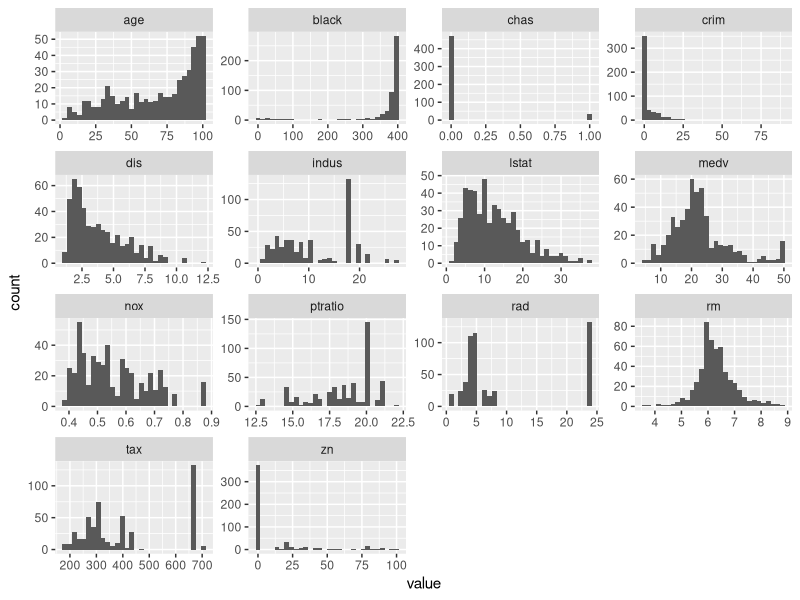
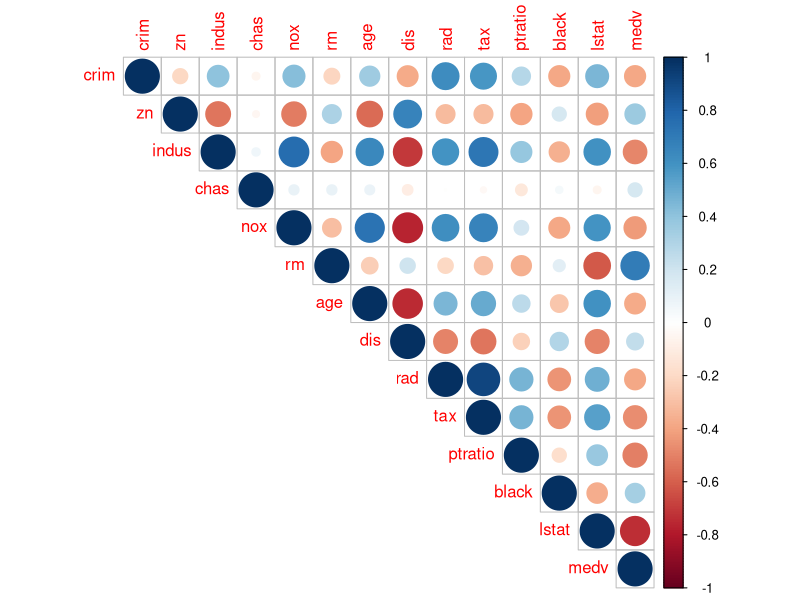
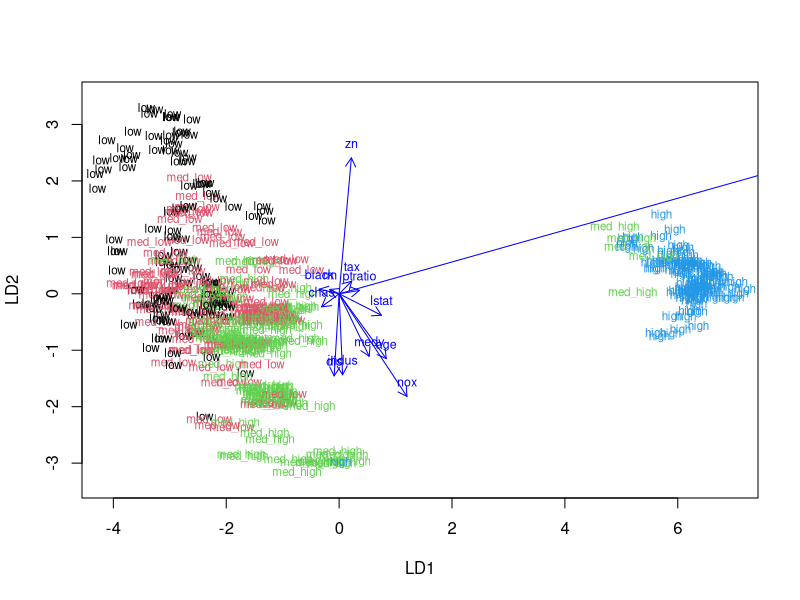

These charts were generated, in order, by the following R code: (Note: this script raises an error after producing the figures.)
## ---- chunk 1
library(MASS)
data("Boston")
str(Boston)
dim(Boston)
## ---- chunk 2
summary(Boston)
## ---- chunk 3
library(tidyr)
library(dplyr)
library(ggplot2)

gather(Boston) %>% ggplot(aes(value)) + facet_wrap("key", scales = "free") + geom_histogram()
## ---- chunk 4
install.packages("corrplot")
library(corrplot)

cor_matrix <- cor(Boston) #correlation matrix

cor_matrix
## ---- chunk 5
corrplot(cor_matrix, method="circle", type="upper")
## ---- chunk 6
scaled_data <- scale(Boston)

summary(scaled_data)
## ---- chunk 7
class(scaled_data)

scaled_data <- as.data.frame(scaled_data)

bins <- quantile(scaled_data$crim) 

crime <- cut(scaled_data$crim, breaks = bins, include.lowest = TRUE, labels = c("low", "med_low", "med_high", "high")) #creating categorical variable crime

table(crime)
## ---- chunk 8
scaled_data <- dplyr::select(scaled_data, -crim) #removing the old crime rate variable

scaled_data <- data.frame(scaled_data, crime) #adding the new crime rate variable

n <- nrow(scaled_data)

ind <- sample(n,  size = n * 0.8) #taking 80% of the data

# dividing the dataset into train and test sets
train <- scaled_data[ind,]
test <- scaled_data[-ind,]

colnames(test)
## ---- chunk 9
dim(test)
## ---- chunk 10
lda.fit <- lda(crime ~ ., data = train)

#the function for lda biplot arrows
lda.arrows <- function(x, myscale = 1, arrow_heads = 0.1, color = "blue", tex = 0.75, choices = c(1,2)){
  heads <- coef(x)
  arrows(x0 = 0, y0 = 0, 
         x1 = myscale * heads[,choices[1]], 
         y1 = myscale * heads[,choices[2]], col=color, length = arrow_heads)
  text(myscale * heads[,choices], labels = row.names(heads), 
       cex = tex, col=color, pos=3)
}

classes <- as.numeric(train$crime) #target classes as numeric

#plotting the lda results
plot(lda.fit, dimen = 2, col = classes, pch = classes)
lda.arrows(lda.fit, myscale = 3)
## ---- chunk 11
correct_classes <- test$crime #saving the crime categories from the test set

test <- dplyr::select(test, -crime) #removing the categorical crime variable from the test dataset
## ---- chunk 12
predictions <- predict(lda.fit, newdata = test) #predicting the classes with the lda model on the test data

#cross tabulating the results with the crime categories from the test set
table(correct = correct_classes, predicted = predictions$class)
## ---- chunk 13
#euclidean distance matrix
dist_eu <- dist(scaled_data)

#look at the summary of the distances
summary(dist_eu)
## ---- chunk 14
#manhattan distance matrix
dist_man <- dist(scaled_data, method = 'manhattan')

#look at the summary of the distances
summary(dist_man)
## ---- chunk 15
k_max <- 10

#calculate the total within sum of squares
twcss <- sapply(1:k_max, function(k){kmeans(boston, k)$tot.withinss})

#visualize the results
qplot(x = 1:k_max, y = twcss, geom = 'line')
